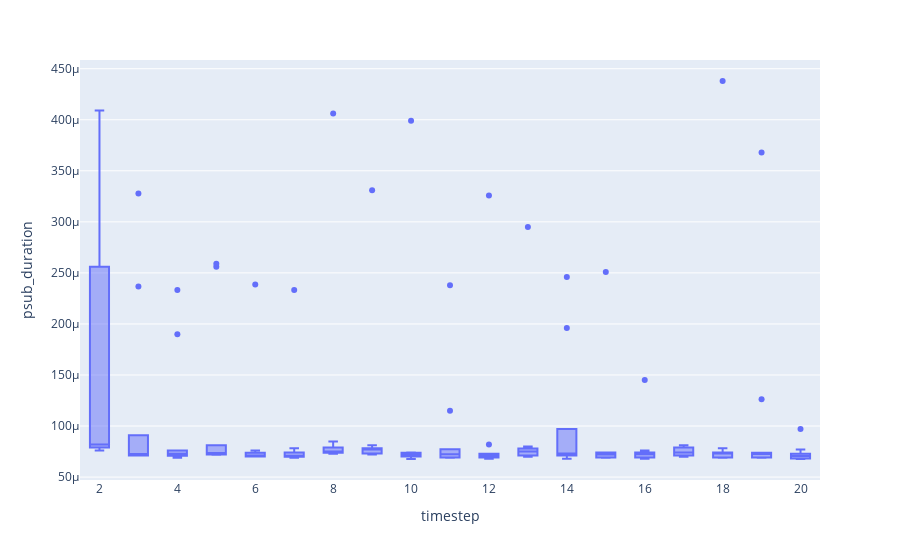

This figure's notebook cell:
### Code cell
visualize_elapsed_time_per_ts(df, relative=True)

### Figure 1 — Plotly figure (JSON) as saved in the notebook; plotly's stock layout.template omitted (floating-point values rounded to 4 significant figures; data arrays with more than 128 entries replaced by an {"elided": "..."} marker saying what was removed)
{"data": [{"alignmentgroup": "True", "hovertemplate": "timestep=%{x}<br>psub_duration=%{y}<extra></extra>", "legendgroup": "", "marker": {"color": "#636efa"}, "name": "", "notched": false, "offsetgroup": "", "orientation": "v", "showlegend": false, "type": "box", "x": {"elided": "210 int values"}, "x0": " ", "xaxis": "x", "y": {"elided": "210 float values"}, "y0": " ", "yaxis": "y"}], "layout": {"boxmode": "group", "legend": {"tracegroupgap": 0}, "margin": {"t": 60}, "xaxis": {"anchor": "y", "domain": [0, 1], "title": {"text": "timestep"}}, "yaxis": {"anchor": "x", "domain": [0, 1], "title": {"text": "psub_duration"}}}}
